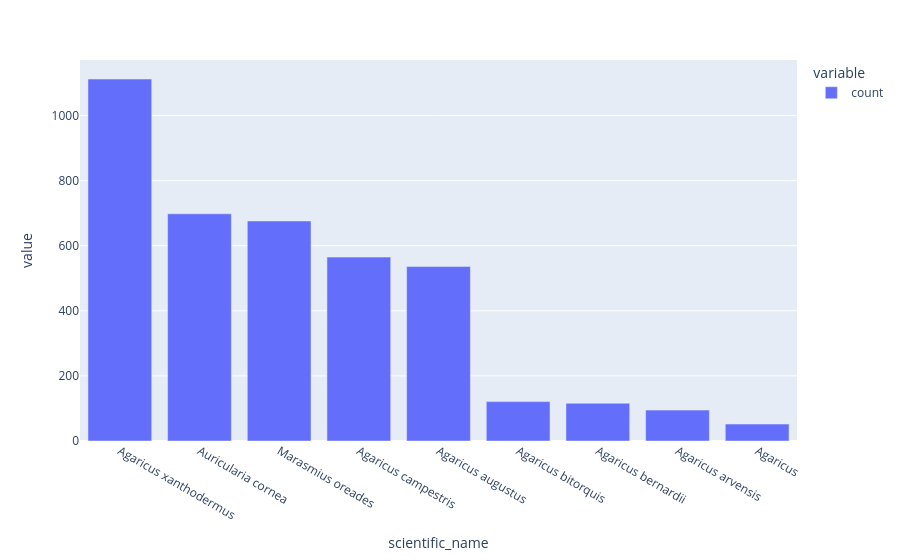

This figure's notebook cell:
### Markdown cell above
## Species class balance

Observation count per species, the long tail here (down to a handful of observations for some species) is what motivates the at least 50 observations cutoff applied in step 6 of the preprocessing notebook.

### Code cell
fig = px.bar(
    df["scientific_name"].value_counts()
)

fig.show()

print(df["scientific_name"].value_counts())

### Figure 1 — Plotly figure (JSON) as saved in the notebook; plotly's stock layout.template omitted (floating-point values rounded to 4 significant figures)
{"data": [{"hovertemplate": "variable=count<br>scientific_name=%{x}<br>value=%{y}<extra></extra>", "legendgroup": "count", "marker": {"color": "#636efa", "pattern": {"shape": ""}}, "name": "count", "orientation": "v", "showlegend": true, "textposition": "auto", "type": "bar", "x": ["Agaricus xanthodermus", "Auricularia cornea", "Marasmius oreades", "Agaricus campestris", "Agaricus augustus", "Agaricus bitorquis", "Agaricus bernardii", "Agaricus arvensis", "Agaricus"], "xaxis": "x", "y": [1112, 698, 676, 565, 536, 121, 116, 95, 52], "yaxis": "y"}], "layout": {"barmode": "relative", "legend": {"title": {"text": "variable"}, "tracegroupgap": 0}, "margin": {"t": 60}, "xaxis": {"anchor": "y", "domain": [0, 1], "title": {"text": "scientific_name"}}, "yaxis": {"anchor": "x", "domain": [0, 1], "title": {"text": "value"}}}}
